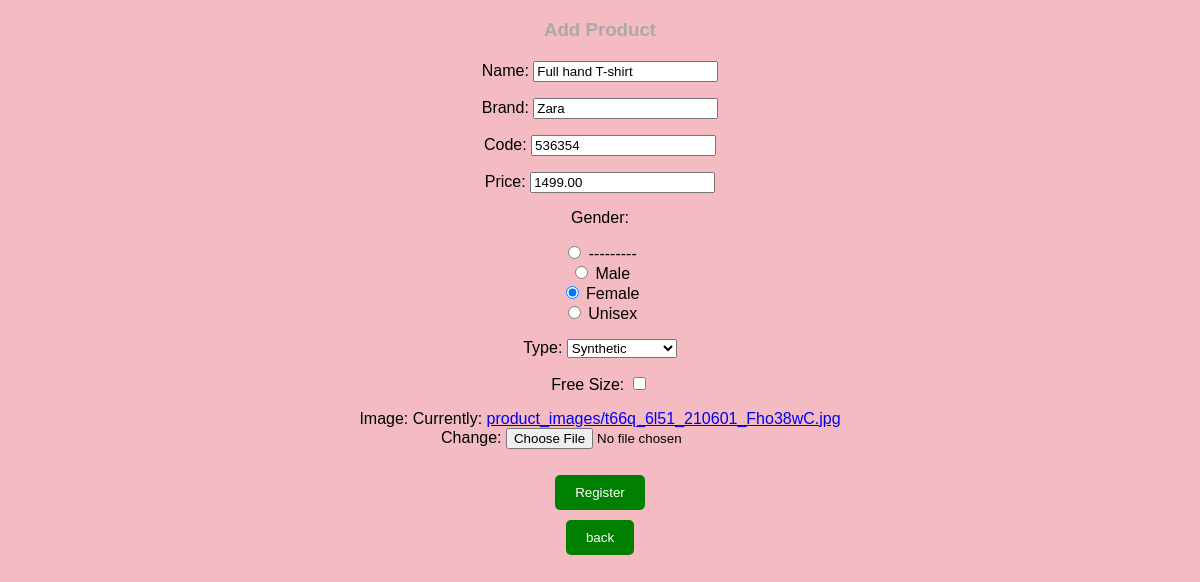
Page /Update/7 (signed in) on the committed database.
### customerapp/models.py (models this page shows)
class Products(models.Model):
    biology=[
        ('M', 'Male'),
        ('F', 'Female'),
        ('U', 'Unisex'),
    ]
    types=[
        ('Natural', 'Natural'),
        ('Synthetic', 'Synthetic'),
        ('Semi-Synthetic', 'Semi-synthetic')
    ]
    Product_Name=models.CharField(max_length=50, blank=False)
    Brand=models.CharField(max_length=20)
    Product_Code=models.IntegerField(blank=False)
    Price=models.DecimalField(max_digits=10, decimal_places=2)
    Gender=models.CharField(choices=biology, max_length=8, blank=False)
    Fabric_Type=models.CharField(choices=types, max_length=25)
    Free_Size=models.BooleanField(default=False)
    Image=models.ImageField(upload_to="product_images/", null=True)

### customerapp/views.py (the view)
# urls.py: path('Update/<int:id>',views.update, name= "updateurl"),
@login_required
def update(request,id):
    mydata=Products.objects.get(id=id)
    form_template=ProductsForm(instance=mydata)
    if request.method == "POST":
        mydata=ProductsForm(request.POST, request.FILES, instance=mydata)
        if mydata.is_valid:
            mydata.save()
            return redirect("catlogurl")
    return render(request, 'product.html', {'data':form_template})

### customerapp/forms.py
class ProductsForm(forms.ModelForm):
    class Meta:
        model=Products
        fields='__all__'
        widgets={
            'Gender': forms.RadioSelect,
        }
        labels = {
            'Product_Name': 'Name',
            'Product_Code': 'Code',
            'Fabric_Type': 'Type',
        }

### templates/product.html (shortened to what this page needs)
<!DOCTYPE html>
<html lang="en">
<head>
    {% load static%}
    <link rel="stylesheet" href="{% static 'css/product.css'%}">
</head>
<body>
    {% block content %}
    <center>
        <h3> Add Product</h3>
        <form method="post" action="" enctype="multipart/form-data">
            {{ data.as_p }}
            <input type="submit" value="Register">
        </form>
        <form action="/CatalogTable">
            <input type="submit" Value="back">
        </form>
    </center>
    {% endblock %}
</body>
</html>

### static/css/product.css (style rules this page uses)
body { font-family: Arial, sans-serif; background-color: rgb(244, 187, 195); margin: 0; padding: 0; }
h3 { color: darkgray; margin-bottom: 20px; }
input[type="submit"] { background-color:green; color: white; border: none; padding: 10px 20px; border-radius: 5px; cursor: pointer; margin-top: 10px; transition: background-color 0.3s; }

### rows in the picture
Products: Product_Name "Full hand T-shirt", Brand "Zara", Product_Code "536354", Price "1499.00", Gender "☐ --------- ☐ Male ☑ Female ☐ Unisex", Fabric_Type "Synthetic"
